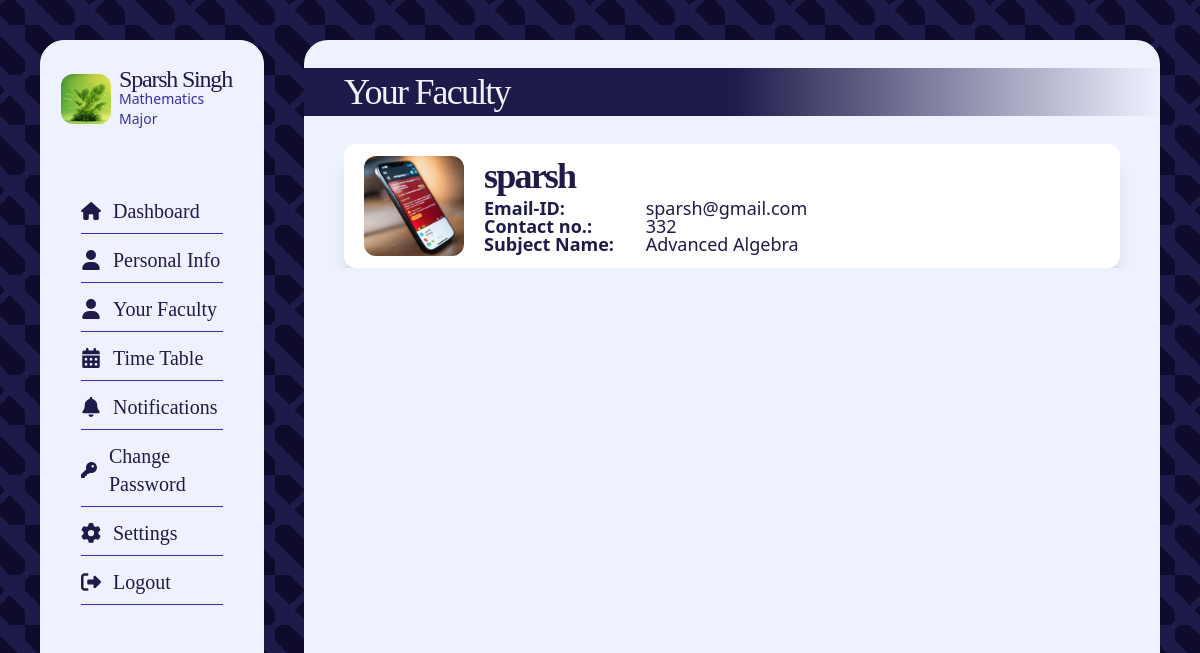
The page /dashboard/dash_faculty (signed in) on the database as committed earlier.
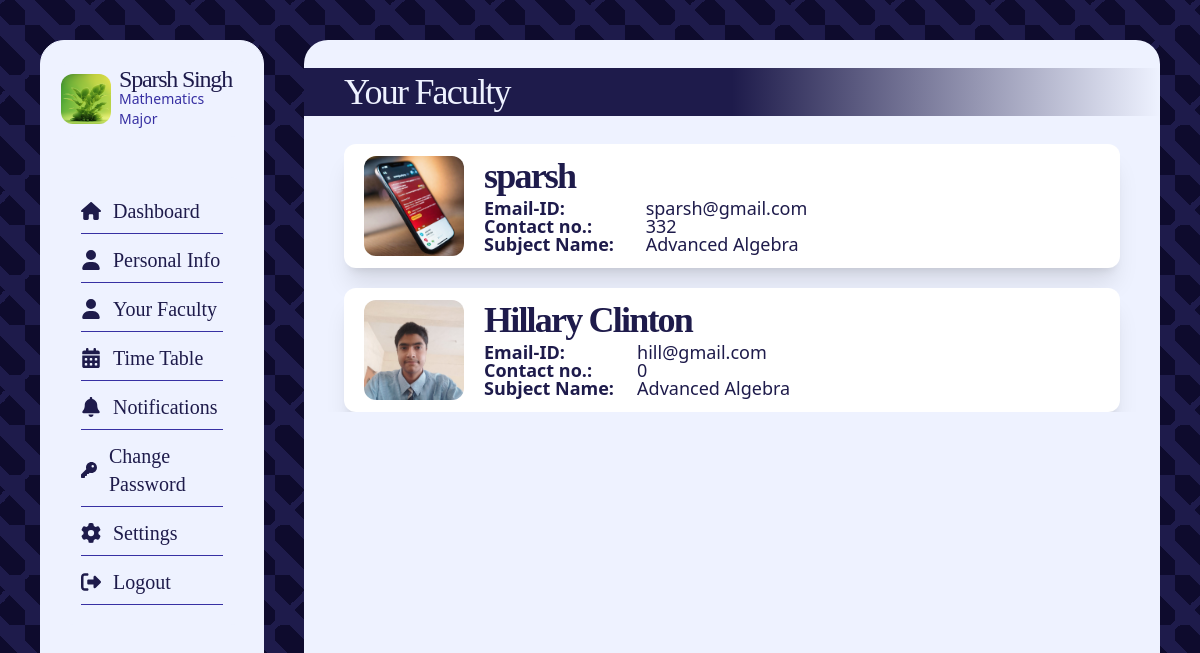
The same page on the database as committed later.
### core/models.py (models this page shows, shortened)
class Teachers(models.Model):
    teacher_user = models.ForeignKey(User, on_delete=models.CASCADE)
    teacher_id = models.IntegerField()
    profile_img = models.ImageField(
        upload_to="profile_images", default="blank_profile_picture.jpg", null=True
    )
    course_id = models.ForeignKey(Courses, on_delete=models.CASCADE, null=True)
    subject_id = models.ForeignKey(Subjects, on_delete=models.CASCADE, null=True)
    address = models.CharField(max_length=100, default="")
    phone = models.IntegerField(default=0)

class Subjects(models.Model):
    subject_name = models.CharField(max_length=100)
    subject_id = models.IntegerField()
    course_id = models.ForeignKey(Courses, on_delete=models.CASCADE)
    subject_credits = models.IntegerField()

### core/views.py (the view)
@login_required(login_url="login")
def dash_faculty(request):
    student = Students.objects.filter(user=request.user).first()
    teachers = Teachers.objects.filter(course_id=student.course)
    return render(
        request,
        "dash_faculty.html",
        {
            "user_profile": student,
            "teachers": teachers,
        },
    )

### templates/dash_faculty.html
{% extends "dash_base.html" %} {% block content %}
<div
	class="bg-indigo-50 backdrop-blur-sm overflow-y-scroll pb-10 rounded-3xl w-full h-full flex flex-col text-indigo-50"
>
	<h1
		class="text-4xl font-light font-serif tracking-tighter text-indigo-50 my-7 px-10 py-1 w-full bg-gradient-to-r from-indigo-950 via-indigo-950 to-transparent"
	>
		Your Faculty
	</h1>
	<div
		class="list w-full px-10 text-indigo-950 font-bold flex flex-col gap-5 overflow-y-scroll"
	>
		{% for teacher in teachers %}
		<div class="teacher px-5 py-3 bg-white rounded-xl shadow-xl flex gap-5">
			<div
				class="img bg-[url('{{teacher.profile_img.url}}')] h-[100px] w-[100px] bg-center bg-cover rounded-xl"
			></div>
			<div class="text-content grid grid-cols-2">
				<p class="col-span-2 tracking-tighter font-serif text-4xl">
					{{teacher.teacher_user.username}}
				</p>
				<p class="font-regular text-lg leading-3">Email-ID:</p>
				<p class="font-normal text-lg leading-3">
					{{teacher.teacher_user.email}}
				</p>
				<p class="font-regular text-lg leading-3">Contact no.:</p>
				<p class="font-normal text-lg leading-3">{{teacher.phone}}</p>
				<p class="font-regular text-lg leading-3">Subject Name:</p>
				<p class="font-normal text-lg leading-3">
					{{teacher.subject_id.subject_name}}
				</p>
			</div>
		</div>
		{% empty %}
		<h1 class="p-10 text-2xl text-indigo-700">
			No teachers in your course
		</h1>
		{% endfor %}
	</div>
</div>
{% endblock content %}

Rows that differ between the two databases and show on the page:
added Teachers: profile_img (picture), teacher_user.username "Hillary Clinton", teacher_user.email "hill@gmail.com", phone "0", subject_id.subject_name "Advanced Algebra"
